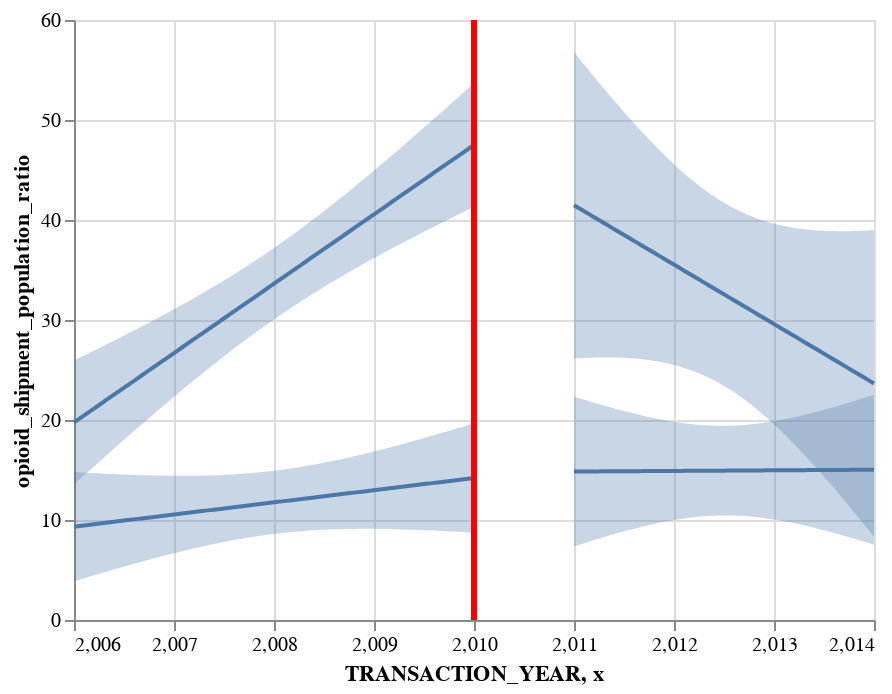

Notebook code cell kept with this figure:
### Markdown cell above
> diff-diff opioids

### Code cell
xvar= "TRANSACTION_YEAR"
yvar="opioid_shipment_population_ratio"
chart = diff_diff(FL, yvar, xvar, 2010)
chart
